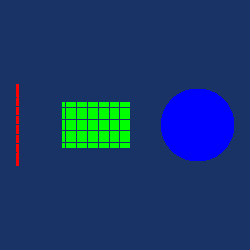

Source code (Python):
#!/usr/bin/env python

# Demonstrate vtkEuclideanClusterExtraction by sampling points from a
# cylinder, plane, and sphere, then extracting all clusters from the
# combined point cloud.

# Factory overrides
import vtkmodules.vtkInteractionStyle  # noqa: F401
import vtkmodules.vtkRenderingFreeType  # noqa: F401
import vtkmodules.vtkRenderingOpenGL2  # noqa: F401

from vtkmodules.vtkCommonSystem import vtkTimerLog
from vtkmodules.vtkFiltersCore import vtkAppendPolyData
from vtkmodules.vtkFiltersModeling import vtkPolyDataPointSampler
from vtkmodules.vtkFiltersPoints import vtkEuclideanClusterExtraction
from vtkmodules.vtkFiltersSources import (
    vtkCylinderSource,
    vtkPlaneSource,
    vtkSphereSource,
)
from vtkmodules.vtkRenderingCore import (
    vtkActor,
    vtkPointGaussianMapper,
    vtkRenderWindow,
    vtkRenderWindowInteractor,
    vtkRenderer,
)

# Create a cylinder
cylinder = vtkCylinderSource()
cylinder.SetCenter(-2, 0, 0)
cylinder.SetRadius(0.02)
cylinder.SetHeight(1.8)
cylinder.SetResolution(24)

# Create a plane
plane = vtkPlaneSource()
plane.SetOrigin(-1, -0.5, 0)
plane.SetPoint1(0.5, -0.5, 0)
plane.SetPoint2(-1, 0.5, 0)

# Create a sphere
sphere = vtkSphereSource()
sphere.SetCenter(2, 0, 0)
sphere.SetRadius(0.8)
sphere.SetThetaResolution(96)
sphere.SetPhiResolution(48)

# Combine
append = vtkAppendPolyData()
append.AddInputConnection(cylinder.GetOutputPort())
append.AddInputConnection(plane.GetOutputPort())
append.AddInputConnection(sphere.GetOutputPort())

# Sample points along surfaces
sampler = vtkPolyDataPointSampler()
sampler.SetInputConnection(append.GetOutputPort())
sampler.SetDistance(0.025)
sampler.Update()

# Extract clusters
cluster_extract = vtkEuclideanClusterExtraction()
cluster_extract.SetInputConnection(sampler.GetOutputPort())
cluster_extract.SetRadius(0.1)
cluster_extract.ColorClustersOn()
cluster_extract.SetExtractionModeToAllClusters()

timer = vtkTimerLog()
timer.StartTimer()
cluster_extract.Update()
timer.StopTimer()
print("Points processed: {0}".format(sampler.GetOutput().GetNumberOfPoints()))
print("   Time to segment objects: {0}".format(timer.GetElapsedTime()))
print("   Number of clusters: {0}".format(cluster_extract.GetNumberOfExtractedClusters()))

cluster_mapper = vtkPointGaussianMapper()
cluster_mapper.SetInputConnection(cluster_extract.GetOutputPort(0))
cluster_mapper.EmissiveOff()
cluster_mapper.SetScaleFactor(0.0)
cluster_mapper.SetScalarRange(0, 2)

cluster_actor = vtkActor()
cluster_actor.SetMapper(cluster_mapper)
cluster_actor.AddPosition(0, 2.25, 0)

# Renderer
renderer = vtkRenderer()
renderer.AddActor(cluster_actor)
renderer.SetBackground(0.1, 0.2, 0.4)

# Window
render_window = vtkRenderWindow()
render_window.AddRenderer(renderer)
render_window.SetSize(250, 250)
render_window.SetWindowName("euclidean cluster extraction")

# Scene
camera = renderer.GetActiveCamera()
camera.SetFocalPoint(0, 0, -1)
camera.SetPosition(0, 0, 0)
renderer.ResetCamera()

# Interactor
interactor = vtkRenderWindowInteractor()
interactor.SetRenderWindow(render_window)

interactor.Initialize()
interactor.Start()
